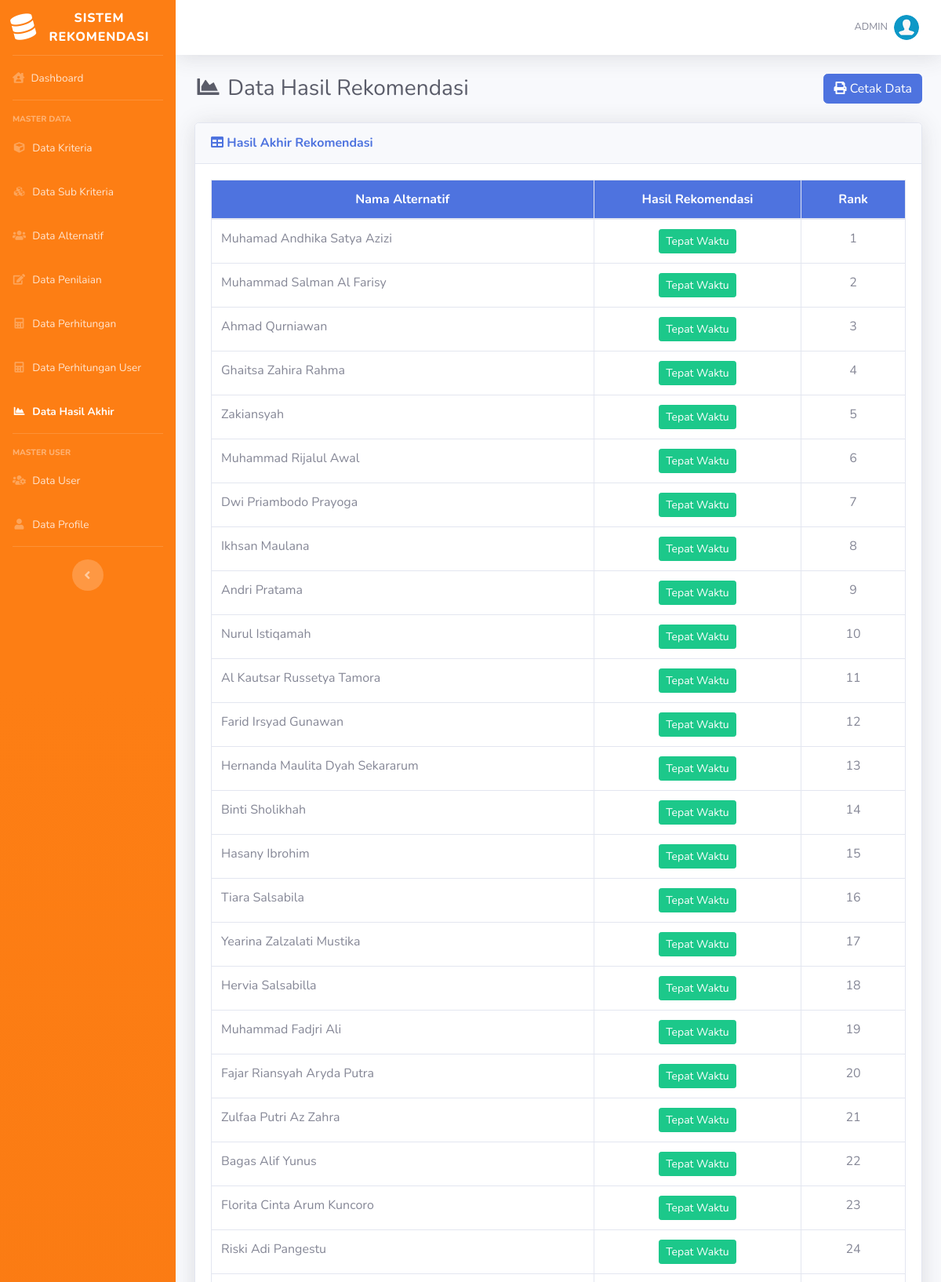
Page /rekomendasi.php (signed in, upper part) on the committed database.
### tables this page shows
CREATE TABLE `hasil` (
  `id_hasil` int(11) NOT NULL,
  `id_alternatif` int(11) NOT NULL,
  `nilai` float NOT NULL
);

CREATE TABLE `alternatif` (
  `id_alternatif` int(11) NOT NULL,
  `nama` varchar(100) NOT NULL,
  `id_user` int(11) NOT NULL
);

### includes/functions.php (called while the page is built, shortened)
<?php
function get_role() {
    if (isset($_SESSION['user_id']) && isset($_SESSION['role'])) {
        if ($_SESSION['role'] == '1') {
            return 'admin';
        } else {
            return 'user';
        }
    } else {
        return false;
    }
}

### rekomendasi.php (the view, shortened to what this page needs)
<?php
require_once('includes/init.php');
$user_role = get_role();
if($user_role == 'admin' || $user_role == 'user') {
require_once('template/header.php');
?>
<div class="d-sm-flex align-items-center justify-content-between mb-4">
    <h1 class="h3 mb-0 text-gray-800"><i class="fas fa-fw fa-chart-area"></i> Data Hasil Rekomendasi</h1>
	<a href="cetak.php" target="_blank" class="btn btn-primary"> <i class="fa fa-print"></i> Cetak Data </a>
</div>
<div class="card shadow mb-4">
    <div class="card-header py-3">
        <h6 class="m-0 font-weight-bold text-primary"><i class="fa fa-table"></i> Hasil Akhir Rekomendasi</h6>
    </div>
    <div class="card-body">
		<div class="table-responsive">
			<table class="table table-bordered" width="100%" cellspacing="0">
				<thead class="bg-primary text-white">
					<tr align="center">
						<th>Nama Alternatif</th>
						<th>Hasil Rekomendasi</th>
						<th width="15%">Rank</th>
				</thead>
				<tbody>
					<?php
						$no = 0;
						$query = mysqli_query($koneksi, "SELECT * FROM hasil JOIN alternatif ON hasil.id_alternatif = alternatif.id_alternatif ORDER BY hasil.nilai DESC");
						while ($data = mysqli_fetch_array($query)) {
							$no++;
							$hasil_rekomendasi = $data['nilai'] >= 0.5 ? 'Tepat Waktu' : 'Tidak Tepat Waktu';
							$button_class = $data['nilai'] >= 0.5 ? 'btn-success' : 'btn-danger';
						?>
						<tr align="center">
							<td align="left"><?= $data['nama'] ?></td>
							<td><button class="btn <?= $button_class ?> btn-sm"> <?= $hasil_rekomendasi ?> </button></td>
							<td><?= $no; ?></td>
						</tr>
						<?php
						}
					?>
				</tbody>
			</table>
		</div>
	</div>
</div>
<?php
require_once('template/footer.php');
}
else {
	header('Location: login.php');
}
?>

### rows in the picture
hasil: id_alternatif.nama "Muhamad Andhika Satya Azizi", nilai "Tepat Waktu"
hasil: id_alternatif.nama "Muhammad Salman Al Farisy", nilai "Tepat Waktu"
hasil: id_alternatif.nama "Ahmad Qurniawan", nilai "Tepat Waktu"
hasil: id_alternatif.nama "Ghaitsa Zahira Rahma", nilai "Tepat Waktu"
hasil: id_alternatif.nama "Zakiansyah", nilai "Tepat Waktu"
hasil: id_alternatif.nama "Muhammad Rijalul Awal", nilai "Tepat Waktu"
hasil: id_alternatif.nama "Dwi Priambodo Prayoga", nilai "Tepat Waktu"
hasil: id_alternatif.nama "Ikhsan Maulana", nilai "Tepat Waktu"
hasil: id_alternatif.nama "Andri Pratama", nilai "Tepat Waktu"
hasil: id_alternatif.nama "Nurul Istiqamah", nilai "Tepat Waktu"
hasil: id_alternatif.nama "Al Kautsar Russetya Tamora", nilai "Tepat Waktu"
hasil: id_alternatif.nama "Farid Irsyad Gunawan", nilai "Tepat Waktu"
hasil: id_alternatif.nama "Hernanda Maulita Dyah Sekararum", nilai "Tepat Waktu"
hasil: id_alternatif.nama "Binti Sholikhah", nilai "Tepat Waktu"
hasil: id_alternatif.nama "Hasany Ibrohim", nilai "Tepat Waktu"
hasil: id_alternatif.nama "Tiara Salsabila", nilai "Tepat Waktu"
hasil: id_alternatif.nama "Yearina Zalzalati Mustika", nilai "Tepat Waktu"
hasil: id_alternatif.nama "Hervia Salsabilla", nilai "Tepat Waktu"
hasil: id_alternatif.nama "Muhammad Fadjri Ali", nilai "Tepat Waktu"
hasil: id_alternatif.nama "Fajar Riansyah Aryda Putra", nilai "Tepat Waktu"
hasil: id_alternatif.nama "Zulfaa Putri Az Zahra", nilai "Tepat Waktu"
hasil: id_alternatif.nama "Bagas Alif Yunus", nilai "Tepat Waktu"
hasil: id_alternatif.nama "Florita Cinta Arum Kuncoro", nilai "Tepat Waktu"
hasil: id_alternatif.nama "Riski Adi Pangestu", nilai "Tepat Waktu"

### other values in the picture
$_SESSION['username'] "ADMIN"
